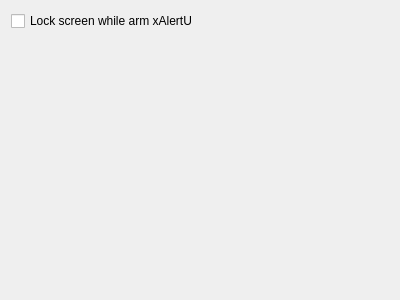
<?xml version="1.0" encoding="UTF-8"?>
<ui version="4.0">
 <class>xalertuConfig</class>
 <widget class="QWidget" name="xalertuConfig">
  <property name="geometry">
   <rect>
    <x>0</x>
    <y>0</y>
    <width>400</width>
    <height>300</height>
   </rect>
  </property>
  <property name="windowTitle">
   <string>Form</string>
  </property>
  <layout class="QVBoxLayout" name="verticalLayout">
   <item>
    <layout class="QGridLayout" name="gridLayout">
     <item row="0" column="0">
      <widget class="QCheckBox" name="lockSesion">
       <property name="text">
        <string>Lock screen while arm xAlertU</string>
       </property>
      </widget>
     </item>
     <item row="0" column="1">
      <spacer name="horizontalSpacer_2">
       <property name="orientation">
        <enum>Qt::Horizontal</enum>
       </property>
       <property name="sizeHint" stdset="0">
        <size>
         <width>40</width>
         <height>20</height>
        </size>
       </property>
      </spacer>
     </item>
     <item row="1" column="0">
      <spacer name="verticalSpacer">
       <property name="orientation">
        <enum>Qt::Vertical</enum>
       </property>
       <property name="sizeHint" stdset="0">
        <size>
         <width>20</width>
         <height>40</height>
        </size>
       </property>
      </spacer>
     </item>
    </layout>
   </item>
  </layout>
 </widget>
 <resources/>
 <connections/>
</ui>
